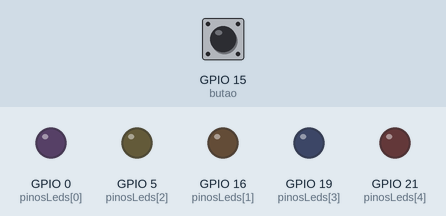
The sketch below on a simulated ESP32. Shown: output pins drawn as LEDs (lit = HIGH). Dashed ring = blinking. The inputs (shaded band) are chosen by the test bench; at power-on: GPIO 15 (butao) HIGH.

Above: at 1.2 s.
1.3 s: GPIO 15 (butao) pulled LOW for 0.15 s
At 1.7 s:
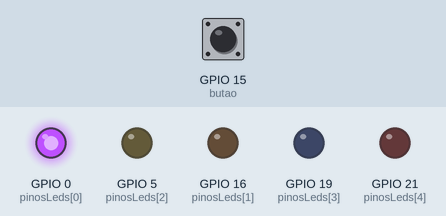
4.4 s: GPIO 15 (butao) pulled LOW for 1 s
At 5.3 s:
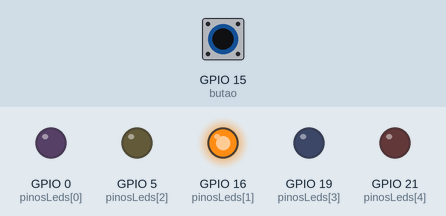
8.4 s: GPIO 15 (butao) pulled LOW for 3.2 s
At 9.8 s:
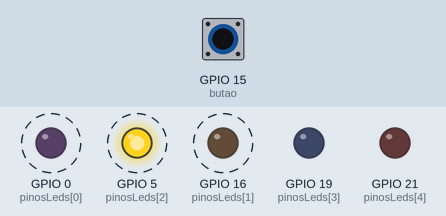
Timing chart, 0 to 14.9 s (numbered marks = the images above; inputs shaded):
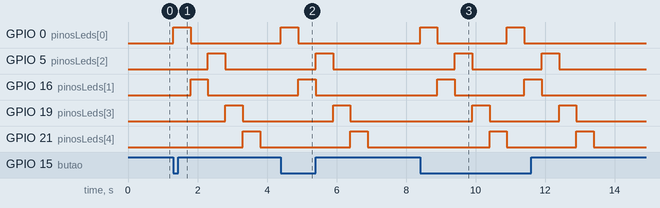

The sketch:

sketch.ino
```cpp
#define qtd_led 5
#define butao 15

int pinosLeds[qtd_led] = {0, 16, 5, 19, 21};

void setup() {
  for(int i = 0; i < qtd_led; i++){
    pinMode(pinosLeds[i], OUTPUT);
  }
  pinMode(butao, INPUT_PULLUP);

}

void loop() {
  while(digitalRead(butao) == HIGH){
    // enquanto o botão não estiver pressionado nada acontece
  }
  for (int i = 0; i < qtd_led; i++){
    digitalWrite(pinosLeds[i], HIGH);
    delay(500);
    digitalWrite(pinosLeds[i], LOW);
  }
}
```

Measured:
- after the input at 1.3 s, GPIO 0 (pinosLeds[0]): LOW → HIGH at once, → LOW 0.50 s later; GPIO 5 (pinosLeds[2]): LOW → HIGH after 1.0 s, → LOW 0.50 s later
- after the input at 4.4 s, GPIO 0 (pinosLeds[0]): LOW → HIGH at once, → LOW 0.50 s later; GPIO 5 (pinosLeds[2]): LOW → HIGH after 1.0 s, → LOW 0.50 s later
- after the input at 8.4 s, GPIO 0 (pinosLeds[0]): alternates HIGH for 0.50 s and LOW for 2.0 s, 4 changes in all, then stays LOW, starting at once; GPIO 5 (pinosLeds[2]): alternates HIGH for 0.50 s and LOW for 2.0 s, 4 changes in all, then stays LOW, starting after 1.0 s
